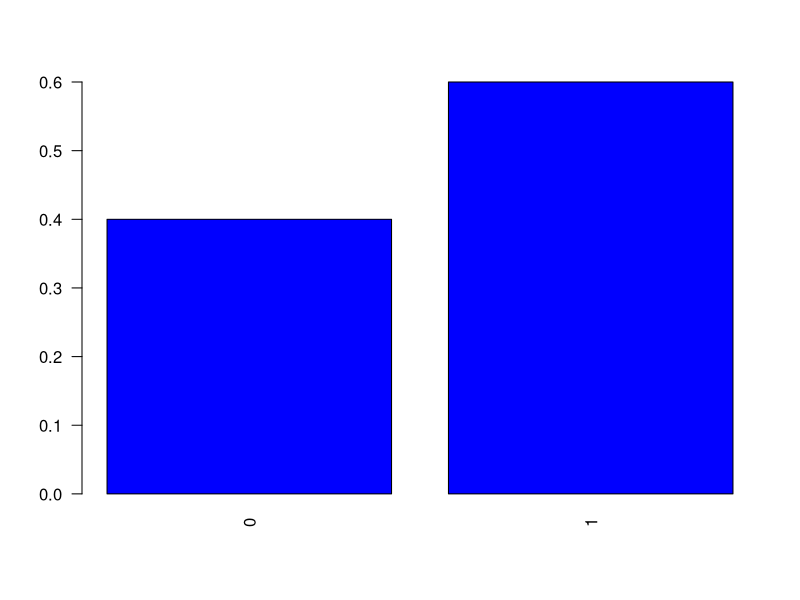
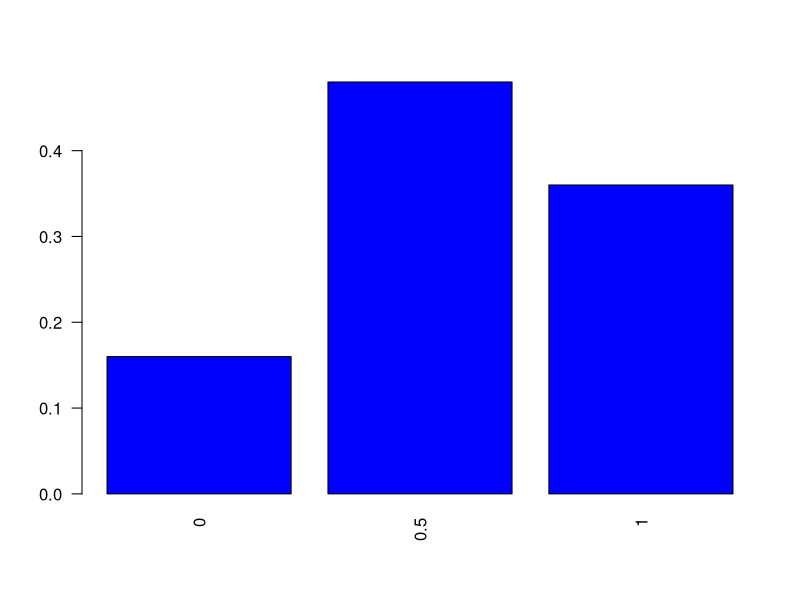
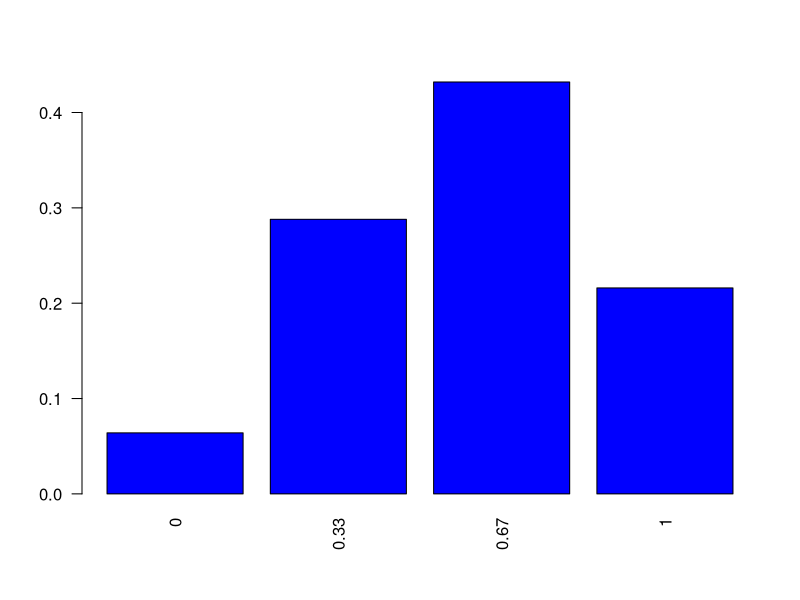
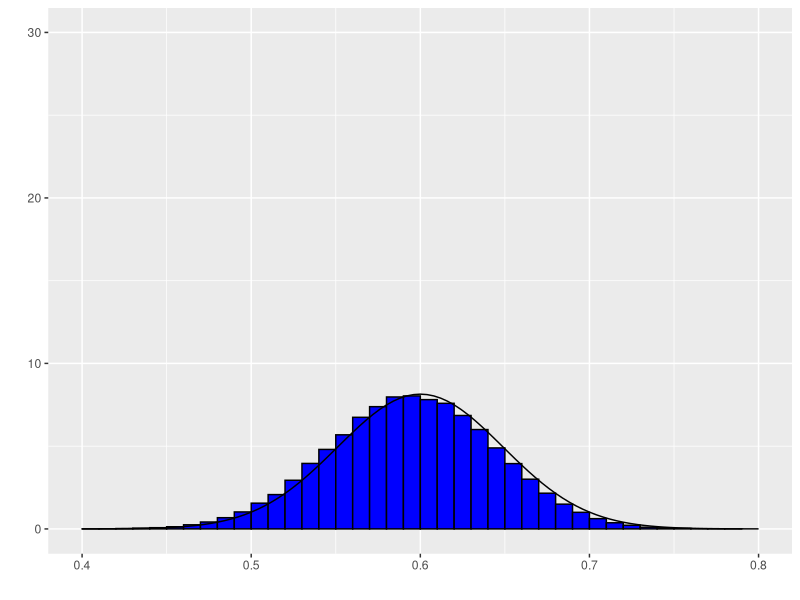
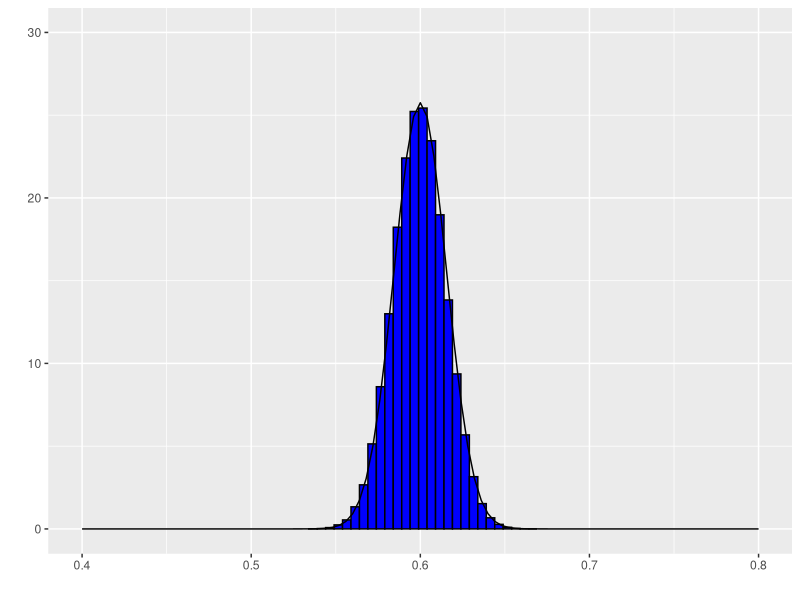
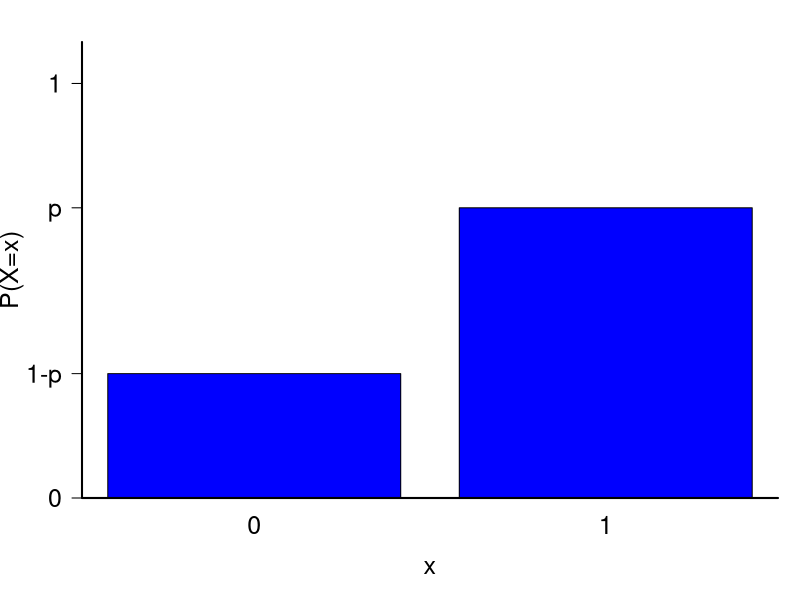

These charts were generated, in order, by the following R code:
## ---- chunk 1
namess <- c("0","1")
barplot(c(0.4,0.6), names.arg=namess, col="blue", main="", 
            cex.lab=1.0, cex.axis=1.0, cex.names=1.0, cex.main=2, las=2)
## ---- chunk 2
library(kableExtra)
aa <- expand.grid(1:5,1:5)
xx <- c(1,0,1,0,1)
phat <- unlist(apply(aa,1,function(x) mean(xx[x])))
aa$phat <- phat
#colnames(aa) <- c("Pessoa amostrada 1","Pessoa amostrada 2","$\\hat{p}$")
kable(aa,align = 'ccc',col.names = c("Primeira pessoa","Segunda pessoa","$\\hat{p}$"))
## ---- chunk 3
ff <- as.data.frame(table(aa$phat))
ff$Prop=ff$Freq/(sum(ff$Freq))
kable(ff[,c(1,3)],align = 'cc',col.names = c("$x$","$P(\\hat{p}=x)$"))
## ---- chunk 4
namess <- as.character(round(as.numeric(as.character(ff$Var1)),2))
barplot(ff$Prop, names.arg=namess, col="blue", main="", 
            cex.lab=1.0, cex.axis=1.0, cex.names=1.0, cex.main=2, las=2)
## ---- chunk 5
library(kableExtra)
aa <- expand.grid(1:5,1:5,1:5)
xx <- c(1,0,1,0,1)
phat <- unlist(apply(aa,1,function(x) mean(xx[x])))
aa$phat <- round(phat,3)
#colnames(aa) <- c("Pessoa amostrada 1","Pessoa amostrada 2","$\\hat{p}$")
kable(aa,align = 'ccc',col.names = c("Pessoa amostrada 1","Pessoa amostrada 2","Pessoa amostrada 3","$\\hat{p}$"))
## ---- chunk 6
ff <- as.data.frame(table(aa$phat))
ff$Prop=round(ff$Freq/(sum(ff$Freq)),3)
kable(ff[,c(1,3)],align = 'cc',col.names = c("$x$","$P(\\hat{p}=x)$"))
## ---- chunk 7
namess <- as.character(round(as.numeric(as.character(ff$Var1)),2))
barplot(ff$Prop, names.arg=namess, col="blue", main="", 
            cex.lab=1.0, cex.axis=1.0, cex.names=1.0, cex.main=2, las=2)
## ---- chunk 8
N=1000000
n=100
n1 = ceiling(N*.6)
n2= N-n1
xx <- c(rep(1,n1),rep(0,n2))
B=100000
bb <- matrix(NA,nrow=B,ncol=n)
for (i in 1:B)
{
  bb[i,] <- sample(1:N,n,replace=TRUE)
}
phat <- unlist(apply(bb,1,function(x) mean(xx[x])))
aa <- data.frame(bb)
aa$phat <- round(phat,3)
## ---- chunk 9
ff <- as.data.frame(table(aa$phat))
ff$Prop=round(ff$Freq/(sum(ff$Freq)),3)
## ---- chunk 10
library(ggplot2)
df <- data.frame(PF = aa$phat)
ggplot(df, aes(x = PF)) + 
    geom_histogram(aes(y =..density..),
                   breaks = seq(min(aa$phat), max(aa$phat), by = .01), 
                   colour = "black", 
                   fill = "blue") +
stat_function(fun = dnorm, args = list(mean = 0.6, sd = sqrt(0.6*.4/n))) + xlab(" ") + ylab(" ") + ylim(0,30) + xlim(0.4,0.8)


## ---- chunk 11
N=1000000
n=1000
n1 = ceiling(N*.6)
n2= N-n1
xx <- c(rep(1,n1),rep(0,n2))
B=100000
bb <- matrix(NA,nrow=B,ncol=n)
for (i in 1:B)
{
  bb[i,] <- sample(1:N,n,replace=TRUE)
}
phat <- unlist(apply(bb,1,function(x) mean(xx[x])))
aa <- data.frame(bb)
aa$phat <- round(phat,3)
## ---- chunk 12
ff <- as.data.frame(table(aa$phat))
ff$Prop=round(ff$Freq/(sum(ff$Freq)),3)
## ---- chunk 13
df <- data.frame(PF = aa$phat)
ggplot(df, aes(x = PF)) + 
    geom_histogram(aes(y =..density..),
                   breaks = seq(min(aa$phat), max(aa$phat), by = .005), 
                   colour = "black", 
                   fill = "blue") +
stat_function(fun = dnorm, args = list(mean = 0.6, sd = sqrt(0.6*.4/n))) + xlab(" ") + ylab(" ") + ylim(0,30)+xlim(0.4,0.8)
## ---- chunk 14
p <- c(.3, .7)
## Função de Massa
par(mar=c(c(5, 4, 2, 1) + 0.1))
barplot(p, names.arg=0:1, col="blue", ylim=c(0, 1.1), ylab="P(X=x)", xlab="x",  
        cex.lab=1.5, cex.axis=1.2, cex.names=1.5, yaxt="n", main=" ")
box(bty="l", lwd=2)
axis(2, at= c(0, p, 1), labels=c(0, "1-p", "p", 1), cex.axis=1.5, las=1)
